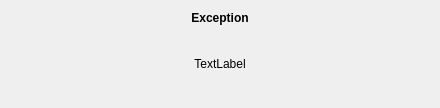
<?xml version="1.0" encoding="UTF-8"?>
<ui version="4.0">
 <class>ExceptionTooltip</class>
 <widget class="QWidget" name="ExceptionTooltip">
  <property name="geometry">
   <rect>
    <x>0</x>
    <y>0</y>
    <width>440</width>
    <height>108</height>
   </rect>
  </property>
  <property name="windowTitle">
   <string>Form</string>
  </property>
  <layout class="QVBoxLayout" name="verticalLayout">
   <property name="leftMargin">
    <number>20</number>
   </property>
   <property name="rightMargin">
    <number>20</number>
   </property>
   <item>
    <widget class="QLabel" name="lCaption">
     <property name="font">
      <font>
       <weight>75</weight>
       <bold>true</bold>
      </font>
     </property>
     <property name="text">
      <string>Exception</string>
     </property>
     <property name="textFormat">
      <enum>Qt::PlainText</enum>
     </property>
     <property name="alignment">
      <set>Qt::AlignCenter</set>
     </property>
    </widget>
   </item>
   <item>
    <spacer name="verticalSpacer">
     <property name="orientation">
      <enum>Qt::Vertical</enum>
     </property>
     <property name="sizeType">
      <enum>QSizePolicy::Preferred</enum>
     </property>
     <property name="sizeHint" stdset="0">
      <size>
       <width>20</width>
       <height>20</height>
      </size>
     </property>
    </spacer>
   </item>
   <item>
    <widget class="QLabel" name="lMessage">
     <property name="sizePolicy">
      <sizepolicy hsizetype="Preferred" vsizetype="MinimumExpanding">
       <horstretch>0</horstretch>
       <verstretch>0</verstretch>
      </sizepolicy>
     </property>
     <property name="minimumSize">
      <size>
       <width>200</width>
       <height>0</height>
      </size>
     </property>
     <property name="maximumSize">
      <size>
       <width>600</width>
       <height>16777215</height>
      </size>
     </property>
     <property name="text">
      <string>TextLabel</string>
     </property>
     <property name="alignment">
      <set>Qt::AlignCenter</set>
     </property>
     <property name="wordWrap">
      <bool>true</bool>
     </property>
    </widget>
   </item>
   <item>
    <spacer name="verticalSpacer_2">
     <property name="orientation">
      <enum>Qt::Vertical</enum>
     </property>
     <property name="sizeType">
      <enum>QSizePolicy::Preferred</enum>
     </property>
     <property name="sizeHint" stdset="0">
      <size>
       <width>20</width>
       <height>20</height>
      </size>
     </property>
    </spacer>
   </item>
  </layout>
 </widget>
 <resources/>
 <connections/>
</ui>
